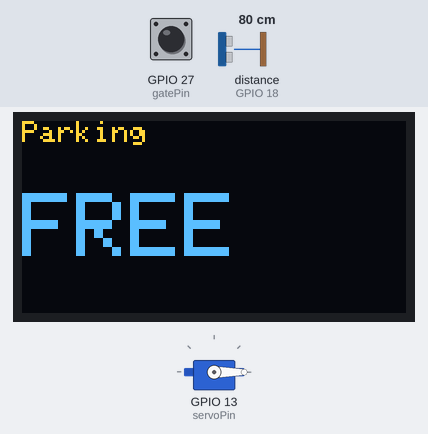
Bench run of a sketch on a simulated ESP32. On the bench: servo, 128×64 one-colour display. Wiring (inferred from the names in the program): ultrasonic range finder: trigger GPIO 5; echo GPIO 18. The inputs (shaded band) are chosen by the test bench; at power-on: distance to the obstacle (sensor on GPIO 18) 80 cm, GPIO 27 (gatePin) LOW. The echo pulse lasts 58.3 µs per cm; the OLED is the two-colour kind (top 16 rows yellow); what the sketch prints to the serial monitor is not drawn.

Above: at 4.0 s.
4.1 s: distance to the obstacle (sensor on GPIO 18) set to 2 cm
At 4.8 s:
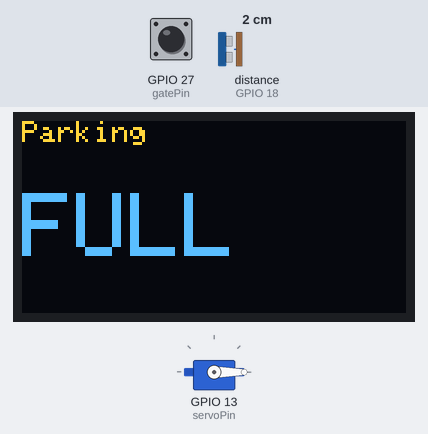
5.7 s: distance to the obstacle (sensor on GPIO 18) set to 18 cm
At 6.7 s:
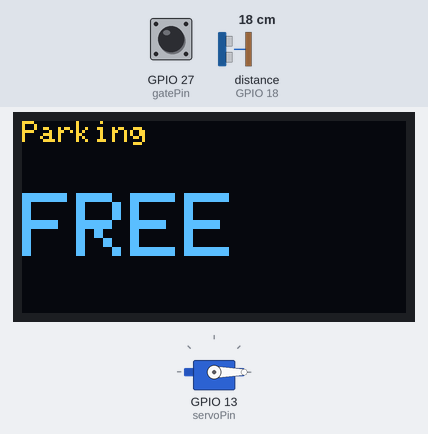
7.2 s: distance to the obstacle (sensor on GPIO 18) set to 4 cm
At 8.5 s:
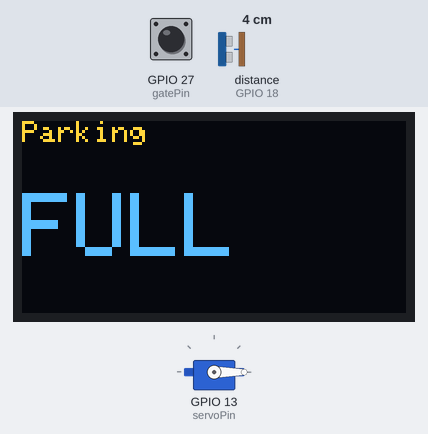
8.8 s: distance to the obstacle (sensor on GPIO 18) set to 35 cm
At 9.4 s:
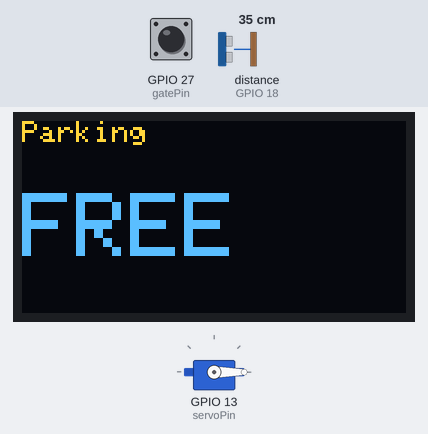
10.4 s: GPIO 27 (gatePin) pulsed HIGH 2 times (0.12 s each, 0.3 s apart)
At 11.7 s:
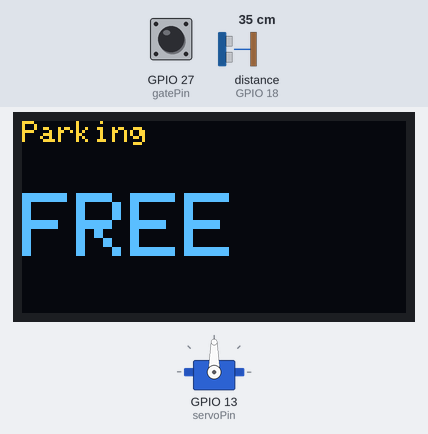
Timing chart, 0 to 15.0 s (numbered marks = the images above; inputs shaded):
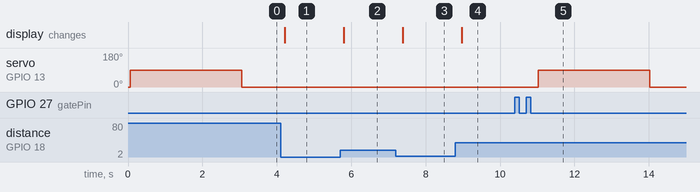

Measured:
- after the input at 4.1 s, the display: changes after 0.11 s (image 1)
- after the input at 5.7 s, the display: changes after 0.09 s (image 2)
- after the input at 7.2 s, the display: changes after 0.18 s (image 3)
- after the input at 8.8 s, the display: changes after 0.17 s (image 4)
- after the input at 10.4 s, servo on GPIO 13 (servoPin): 0° → 90° after 0.62 s, → 0° 3.0 s later

The sketch:

parking.ino
```cpp
// স্মার্ট পার্কিং (Smart parking) — ESP32 বোর্ড
// গেটে গাড়ি এলে, জায়গা খালি থাকলে গেট খোলে; জায়গা ভরা থাকলে বন্ধ থাকে।
// IR সেন্সর (গেটে): VCC→3V3, OUT→D27, GND→GND।
// আলট্রাসনিক সেন্সর (পার্কিংয়ের জায়গায়): VCC→VIN, Trig→D5, GND→GND;
// Echo থেকে ১ kΩ হয়ে D18-এ, D18 থেকে ২ kΩ হয়ে GND-তে।
// সার্ভো (গেট): GND→GND, VCC→VIN, সংকেত→D13। OLED: GND, VCC→3V3, SCL→D22, SDA→D21।

#include <ESP32Servo.h>
#include <Wire.h>
#include <Adafruit_GFX.h>
#include <Adafruit_SSD1306.h>

const int gatePin = 27;            // সামনে গাড়ি থাকলে LOW
const int trigPin = 5;
const int echoPin = 18;
const int servoPin = 13;
const int TAKEN_DISTANCE = 15;     // এর চেয়ে কাছে কিছু থাকলে জায়গা ভরা (সেমি)
Servo gate;
Adafruit_SSD1306 display(128, 64, &Wire, -1);
bool wasAtGate = false;

long readDistance() {
  digitalWrite(trigPin, LOW);
  delayMicroseconds(2);
  digitalWrite(trigPin, HIGH);
  delayMicroseconds(10);
  digitalWrite(trigPin, LOW);
  return pulseIn(echoPin, HIGH, 30000) / 58;
}

void show(bool full) {
  display.clearDisplay();
  display.setTextSize(1);
  display.setCursor(0, 0);
  display.println("Parking");
  display.setTextSize(3);
  display.setCursor(0, 24);
  display.println(full ? "FULL" : "FREE");
  display.display();
}

void setup() {
  pinMode(gatePin, INPUT);
  pinMode(trigPin, OUTPUT);
  pinMode(echoPin, INPUT);
  gate.attach(servoPin);
  gate.write(0);                   // গেট বন্ধ
  Serial.begin(115200);
  display.begin(SSD1306_SWITCHCAPVCC, 0x3C);
  display.setTextColor(SSD1306_WHITE);
}

void loop() {
  long cm = readDistance();
  bool full = cm > 0 && cm < TAKEN_DISTANCE;
  show(full);
  bool carAtGate = digitalRead(gatePin) == LOW;
  if (carAtGate && !wasAtGate) {
    if (full) {
      Serial.println("জায়গা নেই, গেট বন্ধ থাকবে");
    } else {
      Serial.println("গাড়ি ঢুকছে: গেট খুলছে");
      gate.write(90);
      delay(3000);
      gate.write(0);
      Serial.println("গেট বন্ধ");
    }
  }
  wasAtGate = carAtGate;
  delay(200);
}
```
